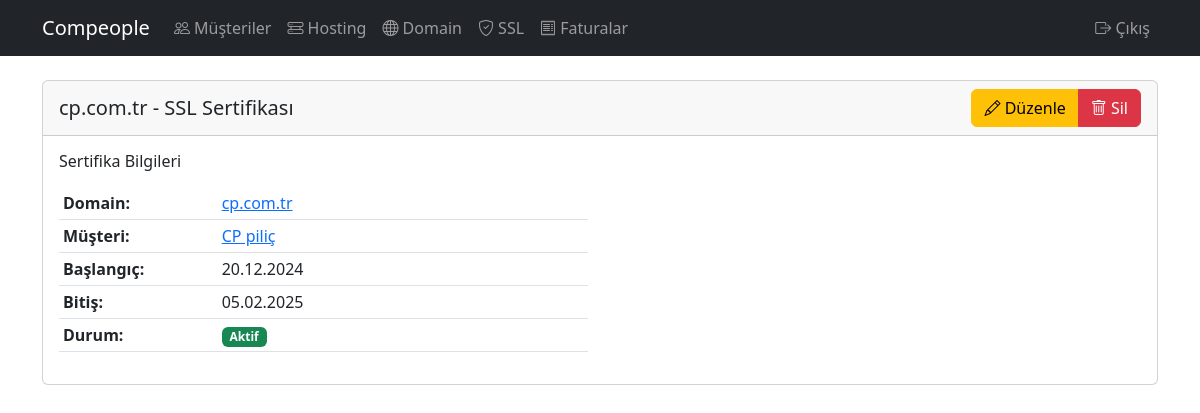
The page /ssl/1/ (signed in) on the database its author committed.
### customers/models.py (models this page shows, shortened)
class SSLCertificate(models.Model):
    customer = models.ForeignKey(Customer, on_delete=models.CASCADE, verbose_name='Müşteri')
    domain = models.OneToOneField(Domain, on_delete=models.CASCADE, verbose_name='Domain')
    start_date = models.DateField(verbose_name='Başlangıç Tarihi')
    expiration_date = models.DateField(verbose_name='Bitiş Tarihi')
    is_active = models.BooleanField(default=True, verbose_name='Aktif mi?')
    class Meta:
        verbose_name = 'SSL Sertifikası'
        verbose_name_plural = 'SSL Sertifikaları'

class Domain(models.Model):
    customer = models.ForeignKey(Customer, on_delete=models.CASCADE, verbose_name='Müşteri')
    name = models.CharField(max_length=200, verbose_name='Domain Adı')
    registration_date = models.DateField(verbose_name='Kayıt Tarihi')
    expiration_date = models.DateField(verbose_name='Bitiş Tarihi')
    is_active = models.BooleanField(default=True, verbose_name='Aktif mi?')
    nameserver1 = models.CharField(max_length=200, verbose_name='Nameserver 1')
    nameserver2 = models.CharField(max_length=200, verbose_name='Nameserver 2')
    nameserver3 = models.CharField(max_length=200, blank=True, null=True, verbose_name='Nameserver 3')
    nameserver4 = models.CharField(max_length=200, blank=True, null=True, verbose_name='Nameserver 4')
    class Meta:
        verbose_name = 'Domain'
        verbose_name_plural = 'Domainler'

class Customer(models.Model):
    company_name = models.CharField(max_length=200, verbose_name='Firma Adı')
    contact_name = models.CharField(max_length=200, verbose_name='İletişim Kişisi')
    email = models.EmailField(verbose_name='E-posta')
    email2 = models.EmailField(verbose_name='E-posta 2', blank=True, null=True)
    email3 = models.EmailField(verbose_name='E-posta 3', blank=True, null=True)
    phone = models.CharField(max_length=20, verbose_name='Telefon')
    address = models.TextField(verbose_name='Adres', blank=True, null=True)
    tax_office = models.CharField(max_length=200, verbose_name='Vergi Dairesi', blank=True, null=True)
    tax_number = models.CharField(max_length=50, verbose_name='Vergi Numarası', blank=True, null=True)
    registration_date = models.DateField(verbose_name='Kayıt Tarihi')
    notes = models.TextField(blank=True, null=True, verbose_name='Notlar')
    created_at = models.DateTimeField(default=timezone.now, verbose_name='Oluşturulma Tarihi')
    class Meta:
        verbose_name = 'Müşteri'
        verbose_name_plural = 'Müşteriler'

### customers/views.py (the view)
# urls.py: path('ssl/<int:pk>/', views.ssl_detail, name='ssl-detail'),
@login_required
def ssl_detail(request, pk):
    ssl = get_object_or_404(SSLCertificate, pk=pk)
    return render(request, 'customers/ssl_detail.html', {'ssl': ssl})

### customers/templates/customers/ssl_detail.html
{% extends 'customers/base.html' %}
{% block content %}
<div class="card">
    <div class="card-header d-flex justify-content-between align-items-center">
        <h5 class="card-title mb-0">{{ ssl.domain.name }} - SSL Sertifikası</h5>
        <div class="btn-group" role="group">
            <a href="{% url 'customers:ssl-edit' ssl.pk %}" class="btn btn-warning">
                <i class="bi bi-pencil"></i> Düzenle
            </a>
            <a href="{% url 'customers:ssl-delete' ssl.pk %}" class="btn btn-danger">
                <i class="bi bi-trash"></i> Sil
            </a>
        </div>
    </div>
    <div class="card-body">
        <div class="row">
            <div class="col-md-6">
                <h6 class="mb-3">Sertifika Bilgileri</h6>
                <table class="table table-sm">
                    <tr>
                        <th width="30%">Domain:</th>
                        <td>
                            <a href="{% url 'customers:domain-detail' ssl.domain.pk %}">
                                {{ ssl.domain.name }}
                            </a>
                        </td>
                    </tr>
                    <tr>
                        <th>Müşteri:</th>
                        <td>
                            <a href="{% url 'customers:customer-detail' ssl.domain.customer.pk %}">
                                {{ ssl.domain.customer.company_name }}
                            </a>
                        </td>
                    </tr>
                    <tr>
                        <th>Başlangıç:</th>
                        <td>{{ ssl.start_date|date:"d.m.Y" }}</td>
                    </tr>
                    <tr>
                        <th>Bitiş:</th>
                        <td>{{ ssl.expiration_date|date:"d.m.Y" }}</td>
                    </tr>
                    <tr>
                        <th>Durum:</th>
                        <td>
                            <span class="badge {% if ssl.is_active %}bg-success{% else %}bg-danger{% endif %}">
                                {{ ssl.is_active|yesno:"Aktif,Pasif" }}
                            </span>
                        </td>
                    </tr>
                </table>
            </div>
        </div>
    </div>
</div>
{% endblock %}

### rows shown on the page
SSLCertificate: domain.name "cp.com.tr", domain.customer.company_name "CP piliç", start_date "20.12.2024", expiration_date "05.02.2025", is_active "Aktif"
